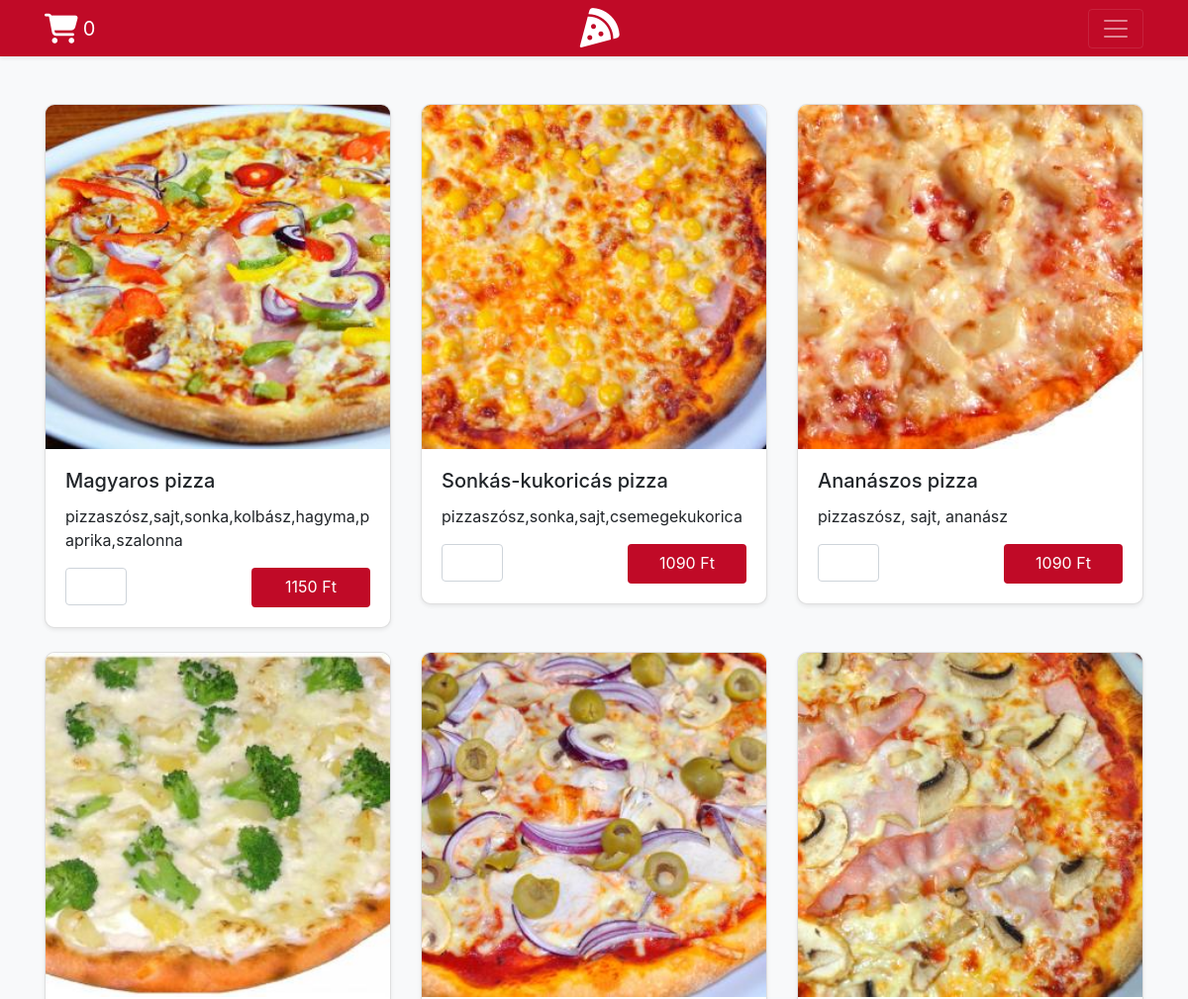
Before: / (upper part) with the older database file.
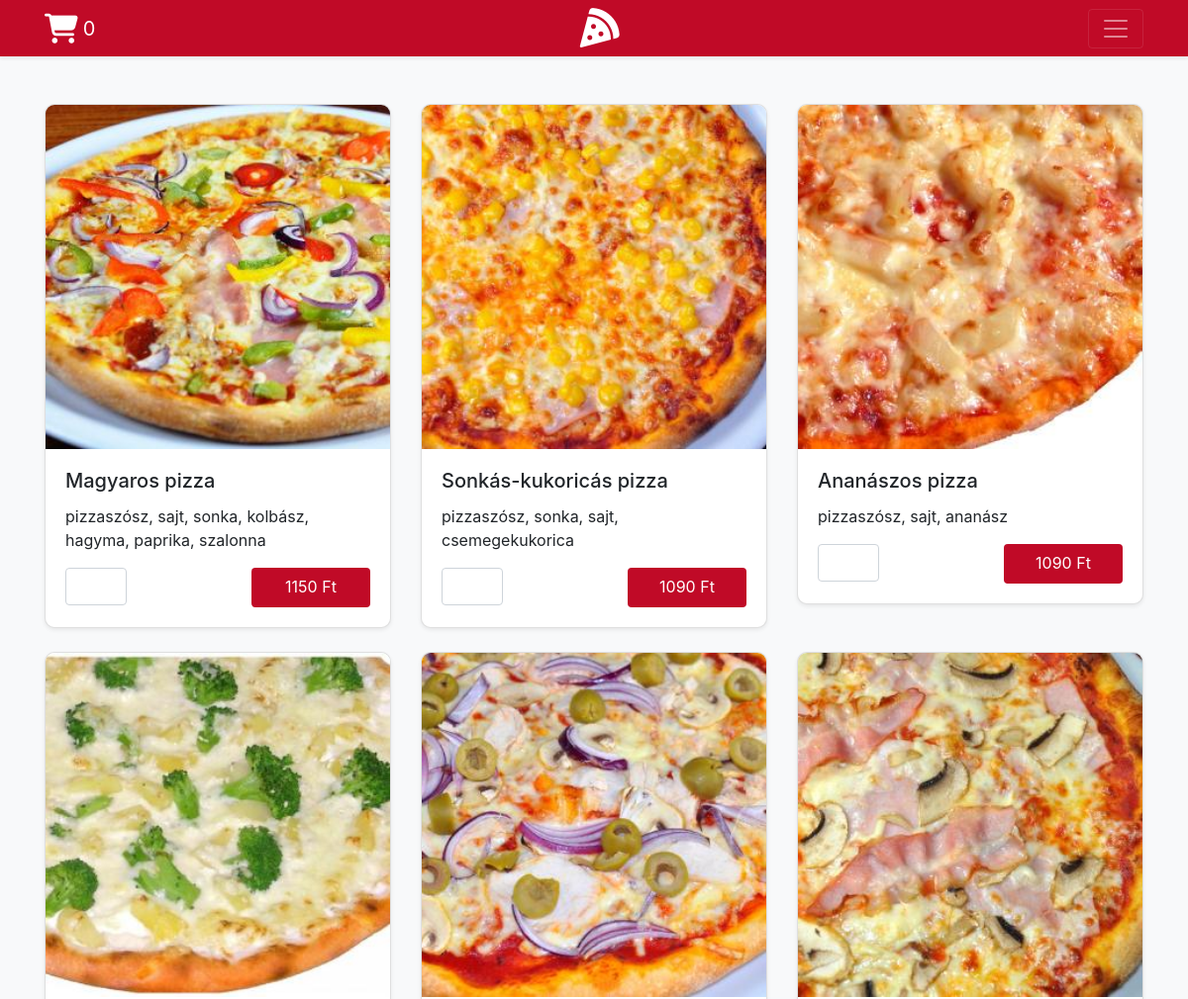
After: the same page with the newer database file.
### tables this page shows
CREATE TABLE `pizza` (
  `id` int(11) NOT NULL,
  `name` varchar(50) NOT NULL,
  `price` int(11) NOT NULL,
  `toppings` varchar(250) NOT NULL,
  `img` varchar(50) NOT NULL
);

### includes/functions.inc.php (the view)
<?php
function printPizza($pizza_id, $pizza_name, $pizza_price, $pizza_toppings, $pizza_img) {
  $result = '
  <div class="col-md-4">
    <div class="card mb-4 shadow-sm">
      <img src="img/'.$pizza_img.'" alt="Magyaros pizza">
      <div class="card-body">
        <h5 class="card-title" data="'.$pizza_id.'">'.$pizza_name.'</h5>
        <p class="card-text">'.$pizza_toppings.'</p>
        <div class="d-flex justify-content-between">
          <input type="number" name="pizzaCount" class="form-control pizzaCount">
          <a href="" class="btn buy-btn">
            <div class="con st">'.$pizza_price.' Ft</div>
		        <div class="con nd"><i class="fas fa-shopping-cart"></i></div>
          </a>
        </div>
      </div>
    </div>
  </div>';
  echo $result;
}

### index.php (shortened to what this page needs)
<?php
  include_once 'includes/dbh.inc.php';
  include_once 'includes/functions.inc.php';
?>
<!DOCTYPE html>
<html lang="hu">
<head>
  <link href="https://stackpath.bootstrapcdn.com/bootstrap/4.3.1/css/bootstrap.min.css" rel="stylesheet">
  <link href="album.css" rel="stylesheet">
</head>
<body cz-shortcut-listen="true">
  <header>
    <div class="navbar navbar-dark bg-dark shadow-sm">
      <div class="container d-flex justify-content-between">
        <a href="#" id="cart" class="navbar-brand d-flex align-items-center">
          <i class="fas fa-shopping-cart"></i>
          <span class="cart-num">0</span>
        </a>
        <a href="index.php"><i class="fas fa-pizza-slice"></i></a>
        <button class="navbar-toggler" type="button" data-toggle="collapse" data-target="#navbarHeader" aria-controls="navbarHeader" aria-expanded="false" aria-label="Toggle navigation">
          <span class="navbar-toggler-icon"></span>
        </button>
      </div>
    </div>
  </header>
  <main role="main">
    <div class="album py-5 bg-light">
      <div class="container">
        <div class="row">
          <?php
            $stmt = $conn->prepare("SELECT id, name, price, toppings, img FROM pizza ORDER BY id");
            $stmt->execute();
            $stmt->store_result();
            $stmt->bind_result($pizza_id, $pizza_name, $pizza_price, $pizza_toppings, $pizza_img);
            if ($stmt->num_rows > 0) {
              while ($stmt->fetch()) {
                printPizza($pizza_id, $pizza_name, $pizza_price, $pizza_toppings, $pizza_img);
              }
            }
          ?>
        </div>
      </div>
    </div>
  </main>
</body>
</html>

Changed rows visible on the page:
changed pizza "Magyaros pizza": toppings "pizzaszósz,sajt,sonka,kolbász,hagyma,paprika,szalonna" → "pizzaszósz, sajt, sonka, kolbász, hagyma, paprika, szalonna"
changed pizza "Sonkás-kukoricás pizza": toppings "pizzaszósz,sonka,sajt,csemegekukorica" → "pizzaszósz, sonka, sajt, csemegekukorica"
